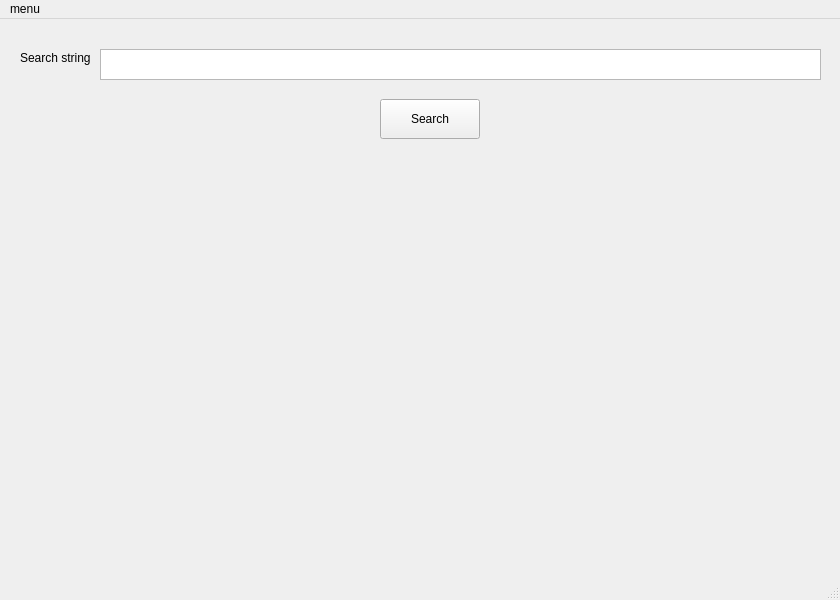
<?xml version="1.0" encoding="UTF-8"?>
<ui version="4.0">
 <class>MainWindow</class>
 <widget class="QMainWindow" name="MainWindow">
  <property name="geometry">
   <rect>
    <x>0</x>
    <y>0</y>
    <width>840</width>
    <height>600</height>
   </rect>
  </property>
  <property name="windowTitle">
   <string>Search</string>
  </property>
  <widget class="QWidget" name="centralwidget">
   <widget class="QTextEdit" name="textEdit_search">
    <property name="geometry">
     <rect>
      <x>100</x>
      <y>30</y>
      <width>721</width>
      <height>31</height>
     </rect>
    </property>
    <property name="statusTip">
     <string>Search field</string>
    </property>
   </widget>
   <widget class="QLabel" name="label_search">
    <property name="geometry">
     <rect>
      <x>20</x>
      <y>30</y>
      <width>71</width>
      <height>17</height>
     </rect>
    </property>
    <property name="text">
     <string>Search string</string>
    </property>
   </widget>
   <!-- 
   <widget class="QTextEdit" name="textEdit_result">
    <property name="geometry">
     <rect>
      <x>10</x>
      <y>130</y>
      <width>811</width>
      <height>421</height>
     </rect>
    </property>
    <property name="statusTip">
     <string>Result list</string>
    </property>
    <property name="readOnly">
     <bool>true</bool>
    </property>
   </widget>
   -->
   <widget class="QPushButton" name="btn_search">
    <property name="geometry">
     <rect>
      <x>380</x>
      <y>80</y>
      <width>100</width>
      <height>40</height>
     </rect>
    </property>
    <property name="statusTip">
     <string>Search</string>
    </property>
    <property name="text">
     <string>Search</string>
    </property>
    <property name="icon">
     <iconset>
      <normaloff>search_icon.png</normaloff>search_icon.png</iconset>
    </property>
   </widget>
   <!-- <widget class="QPushButton" name="btn_directory_dialog">
    <property name="geometry">
     <rect>
      <x>224</x>
      <y>80</y>
      <width>100</width>
      <height>40</height>
     </rect>
    </property>
    <property name="text">
     <string>choose directory</string>
    </property>
   </widget> -->
  </widget>
  <widget class="QMenuBar" name="menubar">
   <property name="geometry">
    <rect>
     <x>0</x>
     <y>0</y>
     <width>840</width>
     <height>21</height>
    </rect>
   </property>
   <widget class="QMenu" name="menuhelp">
    <property name="title">
     <string>menu</string>
    </property>
    <addaction name="actionhelp"/>
   </widget>
   <addaction name="menuhelp"/>
  </widget>
  <widget class="QStatusBar" name="statusbar"/>
  <action name="actionhelp">
   <property name="text">
    <string>help</string>
   </property>
   <property name="statusTip">
    <string>Show help menu</string>
   </property>
   <property name="shortcut">
    <string>Ctrl+H</string>
   </property>
  </action>
 </widget>
 <resources/>
 <connections/>
</ui>
